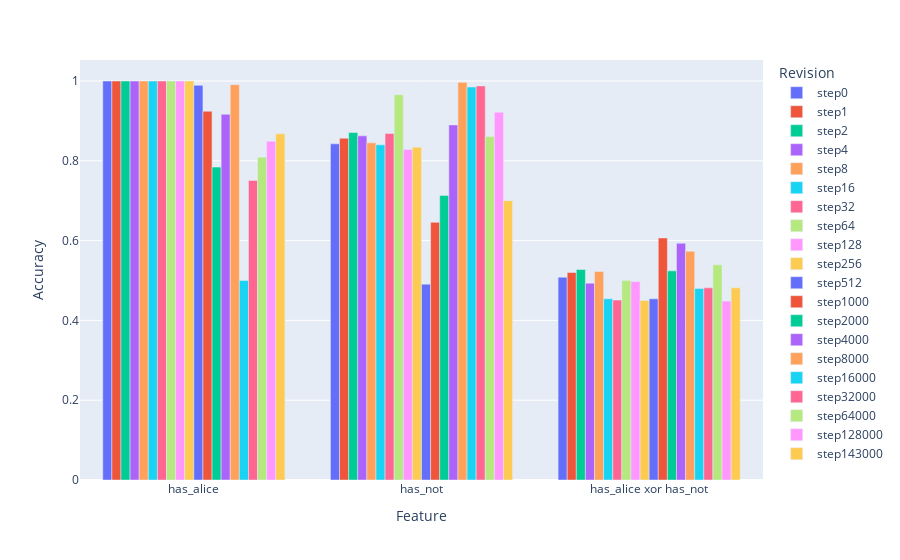

The cell this chart's notebook holds for it:
### Code cell
import plotly.express as px

all_accs_f = {k: {k2: v2.item() for k2, v2 in v.items()} for k, v in all_accs_test.items()}

fig = px.bar(all_accs_f, barmode='group')
fig.update_layout(xaxis_title="Feature", yaxis_title="Accuracy", legend_title="Revision")
fig.show()

### Figure 1 — Plotly figure (JSON) as saved in the notebook; plotly's stock layout.template omitted (floating-point values rounded to 4 significant figures)
{"data": [{"alignmentgroup": "True", "hovertemplate": "variable=step0<br>index=%{x}<br>value=%{y}<extra></extra>", "legendgroup": "step0", "marker": {"color": "#636efa", "pattern": {"shape": ""}}, "name": "step0", "offsetgroup": "step0", "orientation": "v", "showlegend": true, "textposition": "auto", "type": "bar", "x": ["has_alice", "has_not", "has_alice xor has_not"], "xaxis": "x", "y": [1, 0.8425, 0.5083], "yaxis": "y"}, {"alignmentgroup": "True", "hovertemplate": "variable=step1<br>index=%{x}<br>value=%{y}<extra></extra>", "legendgroup": "step1", "marker": {"color": "#EF553B", "pattern": {"shape": ""}}, "name": "step1", "offsetgroup": "step1", "orientation": "v", "showlegend": true, "textposition": "auto", "type": "bar", "x": ["has_alice", "has_not", "has_alice xor has_not"], "xaxis": "x", "y": [1, 0.8567, 0.52], "yaxis": "y"}, {"alignmentgroup": "True", "hovertemplate": "variable=step2<br>index=%{x}<br>value=%{y}<extra></extra>", "legendgroup": "step2", "marker": {"color": "#00cc96", "pattern": {"shape": ""}}, "name": "step2", "offsetgroup": "step2", "orientation": "v", "showlegend": true, "textposition": "auto", "type": "bar", "x": ["has_alice", "has_not", "has_alice xor has_not"], "xaxis": "x", "y": [1, 0.8708, 0.5275], "yaxis": "y"}, {"alignmentgroup": "True", "hovertemplate": "variable=step4<br>index=%{x}<br>value=%{y}<extra></extra>", "legendgroup": "step4", "marker": {"color": "#ab63fa", "pattern": {"shape": ""}}, "name": "step4", "offsetgroup": "step4", "orientation": "v", "showlegend": true, "textposition": "auto", "type": "bar", "x": ["has_alice", "has_not", "has_alice xor has_not"], "xaxis": "x", "y": [1, 0.8625, 0.4933], "yaxis": "y"}, {"alignmentgroup": "True", "hovertemplate": "variable=step8<br>index=%{x}<br>value=%{y}<extra></extra>", "legendgroup": "step8", "marker": {"color": "#FFA15A", "pattern": {"shape": ""}}, "name": "step8", "offsetgroup": "step8", "orientation": "v", "showlegend": true, "textposition": "auto", "type": "bar", "x": ["has_alice", "has_not", "has_alice xor has_not"], "xaxis": "x", "y": [1, 0.845, 0.5225], "yaxis": "y"}, {"alignmentgroup": "True", "hovertemplate": "variable=step16<br>index=%{x}<br>value=%{y}<extra></extra>", "legendgroup": "step16", "marker": {"color": "#19d3f3", "pattern": {"shape": ""}}, "name": "step16", "offsetgroup": "step16", "orientation": "v", "showlegend": true, "textposition": "auto", "type": "bar", "x": ["has_alice", "has_not", "has_alice xor has_not"], "xaxis": "x", "y": [1, 0.84, 0.4542], "yaxis": "y"}, {"alignmentgroup": "True", "hovertemplate": "variable=step32<br>index=%{x}<br>value=%{y}<extra></extra>", "legendgroup": "step32", "marker": {"color": "#FF6692", "pattern": {"shape": ""}}, "name": "step32", "offsetgroup": "step32", "orientation": "v", "showlegend": true, "textposition": "auto", "type": "bar", "x": ["has_alice", "has_not", "has_alice xor has_not"], "xaxis": "x", "y": [1, 0.8683, 0.4508], "yaxis": "y"}, {"alignmentgroup": "True", "hovertemplate": "variable=step64<br>index=%{x}<br>value=%{y}<extra></extra>", "legendgroup": "step64", "marker": {"color": "#B6E880", "pattern": {"shape": ""}}, "name": "step64", "offsetgroup": "step64", "orientation": "v", "showlegend": true, "textposition": "auto", "type": "bar", "x": ["has_alice", "has_not", "has_alice xor has_not"], "xaxis": "x", "y": [1, 0.9658, 0.5], "yaxis": "y"}, {"alignmentgroup": "True", "hovertemplate": "variable=step128<br>index=%{x}<br>value=%{y}<extra></extra>", "legendgroup": "step128", "marker": {"color": "#FF97FF", "pattern": {"shape": ""}}, "name": "step128", "offsetgroup": "step128", "orientation": "v", "showlegend": true, "textposition": "auto", "type": "bar", "x": ["has_alice", "has_not", "has_alice xor has_not"], "xaxis": "x", "y": [1, 0.8283, 0.4975], "yaxis": "y"}, {"alignmentgroup": "True", "hovertemplate": "variable=step256<br>index=%{x}<br>value=%{y}<extra></extra>", "legendgroup": "step256", "marker": {"color": "#FECB52", "pattern": {"shape": ""}}, "name": "step256", "offsetgroup": "step256", "orientation": "v", "showlegend": true, "textposition": "auto", "type": "bar", "x": ["has_alice", "has_not", "has_alice xor has_not"], "xaxis": "x", "y": [1, 0.8342, 0.45], "yaxis": "y"}, {"alignmentgroup": "True", "hovertemplate": "variable=step512<br>index=%{x}<br>value=%{y}<extra></extra>", "legendgroup": "step512", "marker": {"color": "#636efa", "pattern": {"shape": ""}}, "name": "step512", "offsetgroup": "step512", "orientation": "v", "showlegend": true, "textposition": "auto", "type": "bar", "x": ["has_alice", "has_not", "has_alice xor has_not"], "xaxis": "x", "y": [0.9892, 0.4908, 0.4542], "yaxis": "y"}, {"alignmentgroup": "True", "hovertemplate": "variable=step1000<br>index=%{x}<br>value=%{y}<extra></extra>", "legendgroup": "step1000", "marker": {"color": "#EF553B", "pattern": {"shape": ""}}, "name": "step1000", "offsetgroup": "step1000", "orientation": "v", "showlegend": true, "textposition": "auto", "type": "bar", "x": ["has_alice", "has_not", "has_alice xor has_not"], "xaxis": "x", "y": [0.9242, 0.6458, 0.6067], "yaxis": "y"}, {"alignmentgroup": "True", "hovertemplate": "variable=step2000<br>index=%{x}<br>value=%{y}<extra></extra>", "legendgroup": "step2000", "marker": {"color": "#00cc96", "pattern": {"shape": ""}}, "name": "step2000", "offsetgroup": "step2000", "orientation": "v", "showlegend": true, "textposition": "auto", "type": "bar", "x": ["has_alice", "has_not", "has_alice xor has_not"], "xaxis": "x", "y": [0.7842, 0.7133, 0.5242], "yaxis": "y"}, {"alignmentgroup": "True", "hovertemplate": "variable=step4000<br>index=%{x}<br>value=%{y}<extra></extra>", "legendgroup": "step4000", "marker": {"color": "#ab63fa", "pattern": {"shape": ""}}, "name": "step4000", "offsetgroup": "step4000", "orientation": "v", "showlegend": true, "textposition": "auto", "type": "bar", "x": ["has_alice", "has_not", "has_alice xor has_not"], "xaxis": "x", "y": [0.9167, 0.89, 0.5933], "yaxis": "y"}, {"alignmentgroup": "True", "hovertemplate": "variable=step8000<br>index=%{x}<br>value=%{y}<extra></extra>", "legendgroup": "step8000", "marker": {"color": "#FFA15A", "pattern": {"shape": ""}}, "name": "step8000", "offsetgroup": "step8000", "orientation": "v", "showlegend": true, "textposition": "auto", "type": "bar", "x": ["has_alice", "has_not", "has_alice xor has_not"], "xaxis": "x", "y": [0.9908, 0.9967, 0.5733], "yaxis": "y"}, {"alignmentgroup": "True", "hovertemplate": "variable=step16000<br>index=%{x}<br>value=%{y}<extra></extra>", "legendgroup": "step16000", "marker": {"color": "#19d3f3", "pattern": {"shape": ""}}, "name": "step16000", "offsetgroup": "step16000", "orientation": "v", "showlegend": true, "textposition": "auto", "type": "bar", "x": ["has_alice", "has_not", "has_alice xor has_not"], "xaxis": "x", "y": [0.5, 0.985, 0.48], "yaxis": "y"}, {"alignmentgroup": "True", "hovertemplate": "variable=step32000<br>index=%{x}<br>value=%{y}<extra></extra>", "legendgroup": "step32000", "marker": {"color": "#FF6692", "pattern": {"shape": ""}}, "name": "step32000", "offsetgroup": "step32000", "orientation": "v", "showlegend": true, "textposition": "auto", "type": "bar", "x": ["has_alice", "has_not", "has_alice xor has_not"], "xaxis": "x", "y": [0.7508, 0.9875, 0.4817], "yaxis": "y"}, {"alignmentgroup": "True", "hovertemplate": "variable=step64000<br>index=%{x}<br>value=%{y}<extra></extra>", "legendgroup": "step64000", "marker": {"color": "#B6E880", "pattern": {"shape": ""}}, "name": "step64000", "offsetgroup": "step64000", "orientation": "v", "showlegend": true, "textposition": "auto", "type": "bar", "x": ["has_alice", "has_not", "has_alice xor has_not"], "xaxis": "x", "y": [0.8092, 0.8608, 0.5392], "yaxis": "y"}, {"alignmentgroup": "True", "hovertemplate": "variable=step128000<br>index=%{x}<br>value=%{y}<extra></extra>", "legendgroup": "step128000", "marker": {"color": "#FF97FF", "pattern": {"shape": ""}}, "name": "step128000", "offsetgroup": "step128000", "orientation": "v", "showlegend": true, "textposition": "auto", "type": "bar", "x": ["has_alice", "has_not", "has_alice xor has_not"], "xaxis": "x", "y": [0.8492, 0.9217, 0.4483], "yaxis": "y"}, {"alignmentgroup": "True", "hovertemplate": "variable=step143000<br>index=%{x}<br>value=%{y}<extra></extra>", "legendgroup": "step143000", "marker": {"color": "#FECB52", "pattern": {"shape": ""}}, "name": "step143000", "offsetgroup": "step143000", "orientation": "v", "showlegend": true, "textposition": "auto", "type": "bar", "x": ["has_alice", "has_not", "has_alice xor has_not"], "xaxis": "x", "y": [0.8675, 0.7, 0.4817], "yaxis": "y"}], "layout": {"autosize": true, "barmode": "group", "legend": {"title": {"text": "Revision"}, "tracegroupgap": 0}, "margin": {"t": 60}, "xaxis": {"anchor": "y", "autorange": true, "domain": [0, 1], "range": [-0.5, 2.5], "title": {"text": "Feature"}, "type": "category"}, "yaxis": {"anchor": "x", "autorange": true, "domain": [0, 1], "range": [0, 1.053], "title": {"text": "Accuracy"}, "type": "linear"}}}
